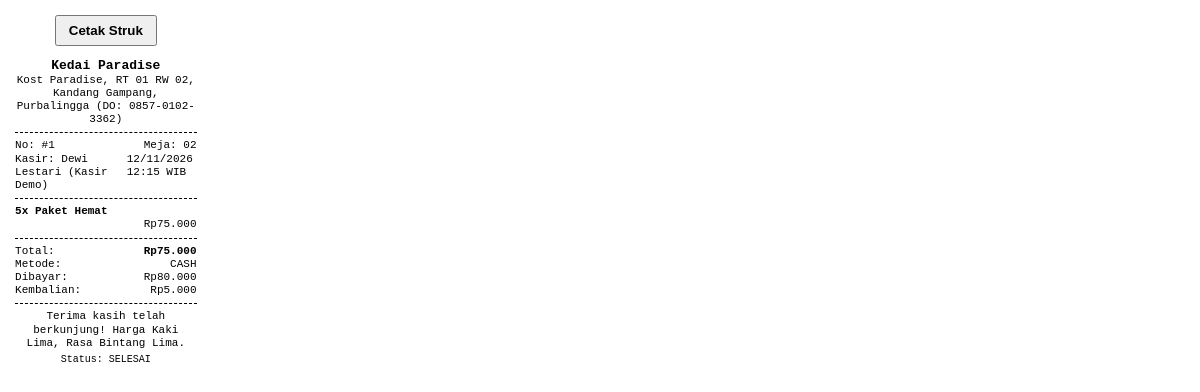
The page /project/kedai_paradise/receipt.php?id=1 (signed in) on the database its author committed.
### tables this page shows
CREATE TABLE `settings` (
  `settings_id`       TINYINT       NOT NULL DEFAULT 1,
  `business_name`     VARCHAR(100)  NOT NULL,
  `business_address`  VARCHAR(200)  NULL,
  `table_count`       INT           NOT NULL DEFAULT 1,
  `receipt_footer`    VARCHAR(200)  NULL,
  `operating_percent` DECIMAL(5,2)  NOT NULL DEFAULT 50.00,
  `qris_bank`         VARCHAR(50)   NULL,
  `qris_owner_name`   VARCHAR(100)  NULL,
  `qris_image`        VARCHAR(100)  NULL,
  PRIMARY KEY (`settings_id`),
  CONSTRAINT `chk_settings_single` CHECK (`settings_id` = 1),
  CONSTRAINT `chk_settings_tables` CHECK (`table_count` >= 1),
  CONSTRAINT `chk_settings_pct`    CHECK (`operating_percent` BETWEEN 0 AND 100)
);

CREATE TABLE `transactions` (
  `transaction_id`   INT          NOT NULL AUTO_INCREMENT,
  `order_no`         INT          NOT NULL,
  `date`             DATETIME     NOT NULL DEFAULT CURRENT_TIMESTAMP,
  `table_no`         VARCHAR(10)  NOT NULL,
  `method`           ENUM('cash','qris') NOT NULL,
  `total`            INT          NOT NULL,
  `paid`             INT          NOT NULL,
  `change_due`       INT          NOT NULL DEFAULT 0,
  `status`           ENUM('processing','completed','void') NOT NULL DEFAULT 'processing',
  `completed_at`     DATETIME     NULL,
  `duration_seconds` INT          NULL,
  `total_cost`       INT          NOT NULL DEFAULT 0,
  `gross_profit`     INT          NOT NULL DEFAULT 0,
  `alloc_restock`    INT          NOT NULL DEFAULT 0,
  `alloc_operating`  INT          NOT NULL DEFAULT 0,
  `alloc_profit`     INT          NOT NULL DEFAULT 0,
  `user_id`          INT          NOT NULL,
  `order_date`       DATE GENERATED ALWAYS AS (DATE(`date`)) STORED,
  `void_reason`      VARCHAR(255) NULL,
  `voided_at`        DATETIME     NULL,
  `voided_by`        INT          NULL,
  PRIMARY KEY (`transaction_id`),
  UNIQUE KEY `uq_order_no_per_day` (`order_date`, `order_no`),
  KEY `idx_transactions_date` (`date`),
  KEY `idx_transactions_order_date` (`order_date`),
  KEY `idx_transactions_user` (`user_id`),
  KEY `idx_transactions_voided_by` (`voided_by`),
  CONSTRAINT `fk_transactions_user` FOREIGN KEY (`user_id`) REFERENCES `users` (`user_id`) ON UPDATE CASCADE ON DELETE RESTRICT,
  CONSTRAINT `fk_transactions_voided_by` FOREIGN KEY (`voided_by`) REFERENCES `users` (`user_id`) ON UPDATE CASCADE ON DELETE RESTRICT,
  CONSTRAINT `chk_trx_total` CHECK (`total` >= 0),
  CONSTRAINT `chk_trx_paid`  CHECK (`paid` >= `total`),
  CONSTRAINT `chk_trx_void`  CHECK (`status` <> 'void' OR (`void_reason` IS NOT NULL AND CHAR_LENGTH(`void_reason`) >= 3 AND `voided_at` IS NOT NULL))
);

CREATE TABLE `users` (
  `user_id`       INT             NOT NULL AUTO_INCREMENT,
  `username`      VARCHAR(50)     NOT NULL,
  `password_hash` VARCHAR(255)    NOT NULL,
  `name`          VARCHAR(100)    NOT NULL,
  `role`          ENUM('admin','cashier') NOT NULL DEFAULT 'cashier',
  `status`        TINYINT(1)      NOT NULL DEFAULT 1,
  PRIMARY KEY (`user_id`),
  UNIQUE KEY `uk_users_username` (`username`)
);

CREATE TABLE `orders` (
  `order_id`       INT NOT NULL AUTO_INCREMENT,
  `transaction_id` INT NOT NULL,
  `menu_id`        INT NOT NULL,
  `quantity`       INT NOT NULL,
  `price`          INT NOT NULL,
  `cost_price`     INT NOT NULL,
  `modifier_price` INT NOT NULL DEFAULT 0,
  `modifier_cost`  INT NOT NULL DEFAULT 0,
  `subtotal`       INT NOT NULL,
  PRIMARY KEY (`order_id`),
  KEY `idx_orders_transaction` (`transaction_id`),
  KEY `idx_orders_menu` (`menu_id`),
  CONSTRAINT `fk_orders_transaction` FOREIGN KEY (`transaction_id`) REFERENCES `transactions` (`transaction_id`) ON UPDATE CASCADE ON DELETE RESTRICT,
  CONSTRAINT `fk_orders_menu` FOREIGN KEY (`menu_id`) REFERENCES `menu` (`menu_id`) ON UPDATE CASCADE ON DELETE RESTRICT,
  CONSTRAINT `chk_orders_qty` CHECK (`quantity` > 0)
);

CREATE TABLE `menu` (
  `menu_id`    INT           NOT NULL AUTO_INCREMENT,
  `name`       VARCHAR(100)  NOT NULL,
  `category`   VARCHAR(30)   NOT NULL DEFAULT 'Makanan',
  `price`      INT           NOT NULL DEFAULT 0,
  `cost_price` INT           NOT NULL DEFAULT 0,
  `photo`      VARCHAR(100)  NULL,
  `available`  TINYINT(1)    NOT NULL DEFAULT 1,
  `status`     TINYINT(1)    NOT NULL DEFAULT 1,
  PRIMARY KEY (`menu_id`),
  KEY `idx_menu_category` (`category`),
  CONSTRAINT `chk_menu_price` CHECK (`price` >= 0),
  CONSTRAINT `chk_menu_cost`  CHECK (`cost_price` >= 0)
);

### project/kedai_paradise/includes/helpers.php (called while the page is built, shortened)
<?php
function e(?string $s): string {
    return htmlspecialchars($s ?? '', ENT_QUOTES, 'UTF-8');
}
function formatRupiah(int $n): string {
    return 'Rp' . number_format($n, 0, ',', '.');
}

### project/kedai_paradise/receipt.php (the view, shortened to what this page needs)
<?php
$transactionId = (int)($_GET['id'] ?? 0);
$pdo = db();
$stmtTx = $pdo->prepare(
    'SELECT t.*, u.name AS cashier_name
     FROM transactions t
     LEFT JOIN users u ON u.user_id = t.user_id
     WHERE t.transaction_id = :id LIMIT 1'
);
$stmtTx->execute([':id' => $transactionId]);
$tx = $stmtTx->fetch();
$settings = $pdo->query('SELECT business_name, business_address, receipt_footer FROM settings WHERE settings_id = 1 LIMIT 1')->fetch();
$businessName = $settings['business_name'] ?? 'Kedai Paradise';
$businessAddress = $settings['business_address'] ?? '';
$receiptFooter = $settings['receipt_footer'] ?? 'Terima kasih telah berkunjung!';
$stmtOrders = $pdo->prepare(
    'SELECT o.*, m.name AS menu_name
     FROM orders o
     JOIN menu m ON m.menu_id = o.menu_id
     WHERE o.transaction_id = :id'
);
$stmtOrders->execute([':id' => $transactionId]);
$orders = $stmtOrders->fetchAll();
?>
<!DOCTYPE html>
<html lang="id">
<head>
</head>
<body>
    <div class="no-print" style="margin-bottom: 12px; text-align: center;">
        <button onclick="window.print()" style="padding: 6px 12px; font-weight: bold; cursor: pointer;">Cetak Struk</button>
    </div>
    <div class="center bold" style="font-size: 13px;"><?= e($businessName) ?></div>
    <?php if ($businessAddress !== ''): ?>
        <div class="center"><?= e($businessAddress) ?></div>
    <?php endif; ?>
    <div class="divider"></div>
    <div class="flex-between">
        <span>No: #<?= (int)$tx['order_no'] ?></span>
        <span>Meja: <?= e($tx['table_no']) ?></span>
    </div>
    <div class="flex-between">
        <span>Kasir: <?= e($tx['cashier_name'] ?? 'Admin') ?></span>
        <span><?= e(date('d/m/Y H:i', strtotime($tx['date']))) ?> WIB</span>
    </div>
    <div class="divider"></div>
    <?php foreach ($orders as $ord):
    ?>
        <div><strong><?= (int)$ord['quantity'] ?>x <?= e($ord['menu_name']) ?></strong></div>
        <div class="flex-between">
            <span><?= e(formatRupiah((int)$ord['subtotal'])) ?></span>
        </div>
    <?php endforeach; ?>
    <div class="divider"></div>
    <div class="flex-between">
        <span>Total:</span>
        <span class="bold"><?= e(formatRupiah((int)$tx['total'])) ?></span>
    </div>
    <div class="flex-between">
        <span>Metode:</span>
        <span><?= strtoupper(e($tx['method'])) ?></span>
    </div>
    <div class="flex-between">
        <span>Dibayar:</span>
        <span><?= e(formatRupiah((int)$tx['paid'])) ?></span>
    </div>
    <div class="flex-between">
        <span>Kembalian:</span>
        <span><?= e(formatRupiah((int)$tx['change_due'])) ?></span>
    </div>
    <div class="divider"></div>
    <div class="center"><?= e($receiptFooter) ?></div>
    <div class="center" style="font-size: 10px; margin-top: 4px;">
        Status: <?= $tx['status'] === 'completed' ? 'SELESAI' : ($tx['status'] === 'void' ? 'DIBATALKAN' : 'DIPROSES') ?>
    </div>
</body>
</html>

### rows shown on the page
settings: business_name "Kedai Paradise", business_address "Kost Paradise, RT 01 RW 02, Kandang Gampang, Purbalingga (DO: 0857-0102-3362)", receipt_footer "Terima kasih telah berkunjung! Harga Kaki Lima, Rasa Bintang Lima."
transactions: order_no "1", table_no "02", user.name "Dewi Lestari (Kasir Demo)", date "12/11/2026 12:15", total "Rp75.000", method "CASH", paid "Rp80.000", change_due "Rp5.000"
orders: quantity "5", menu.name "Paket Hemat", subtotal "Rp75.000"
